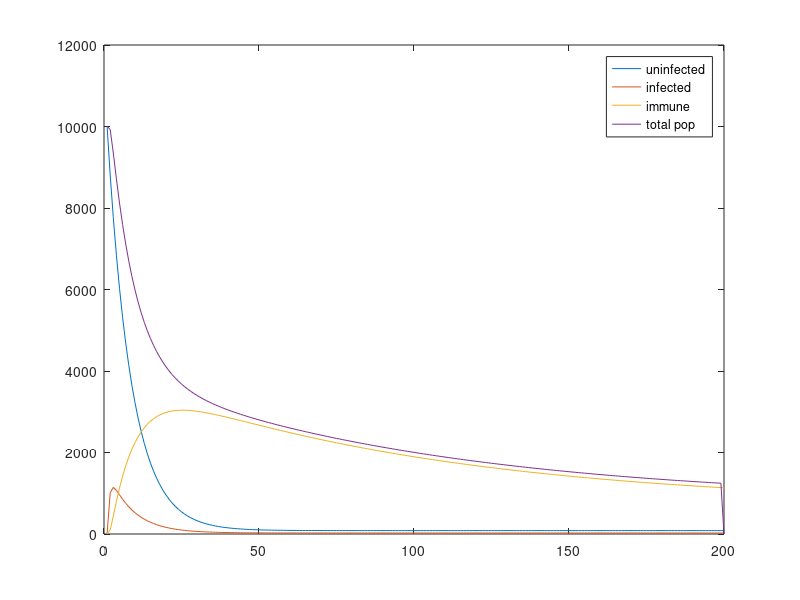

Write the MATLAB code that produced this figure.
clear all;
z = [10000,10,0,0]';
%{
z(1,1) = 10000;     %initial uninfected pop
z(2,1) = 10;        %initial infected pop
z(3,1) = 0;         %initial immunized/cured
z(4,1) = 0;         %dead
%}
a=1; b=10; c=1;     %#/100/day die, infected, immunized
d=50; e=25;         %#/100/day of infected who die or are cured
f=1;                %#/100/day of immune who die
u(1) = 10; u(2) = 10; %#/uninfected and infected added per day.
A = [ -a-b-c 0 0 0; b -d-e 0 0; c e -f 0; a d f 0; ]./100;
B = [ 1 0; 0 1; 0 0; 0 0 ];
C = [ eye(3) zeros(3,1) ];
day =1:200;
for i=1:length(day)-1
    z(:,i+1)= z(:,i) + A*z(:,i)+B*u';
    for j=1:4
        if z(j,i+1) < 0
            z(j,i+1) = 0;
        end
    end
end

pop= zeros(1,length(day));
for i=1:length(day)-1
    pop(i) = z(1,i)+z(2,i)+z(3,i);
end
    plot(day,C*z, day, pop)
    
    legend('uninfected','infected','immune','total pop');